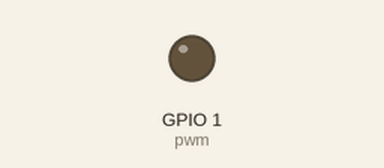
Recording of a program running on a simulated ESP32 board running MicroPython. Parts: output pins drawn as LEDs (lit = HIGH).

Above: at 0.15 s.
Timing chart, 0 to 1.6 s (numbered marks = the images above):
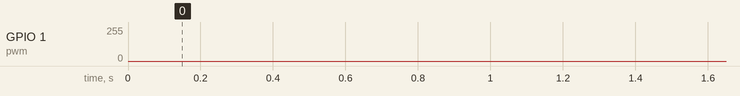

The program:

main.py
```python
"""
 ******************************************************************************
 * @file     main.py
 * @author   team()
 * @version  V1.0
 * @date     2023-12-01
 * @brief    PWM experiment
 * @license  Copyright (c) 2020-2032,
 ******************************************************************************

 * Experiment purpose: Study the PWM output function

 * Hardware resources and pin allocation:
 * 1, LED --> ESP32S3 IO
 *    LED --> IO1

 * Experiment phenomenon
 * 1, LED0 goes from dark to bright, then from bright to dark, cycling in turn.

 * Things to note
 * none

 ******************************************************************************

 ******************************************************************************
"""

from machine import Pin,PWM
import time

"""
 * @brief program entry
 * @param None
 * @retval None
"""
if __name__ == '__main__':

    pwm = PWM(Pin(1),freq = 1000)

    while True:
        # Gradually brighten
        for i in range(0,1024):
            pwm.duty(i)
            time.sleep_ms(1)

        # Gradually dim
        for i in range(1023,0,-1):
            pwm.duty(i)
            time.sleep_ms(1)
```
